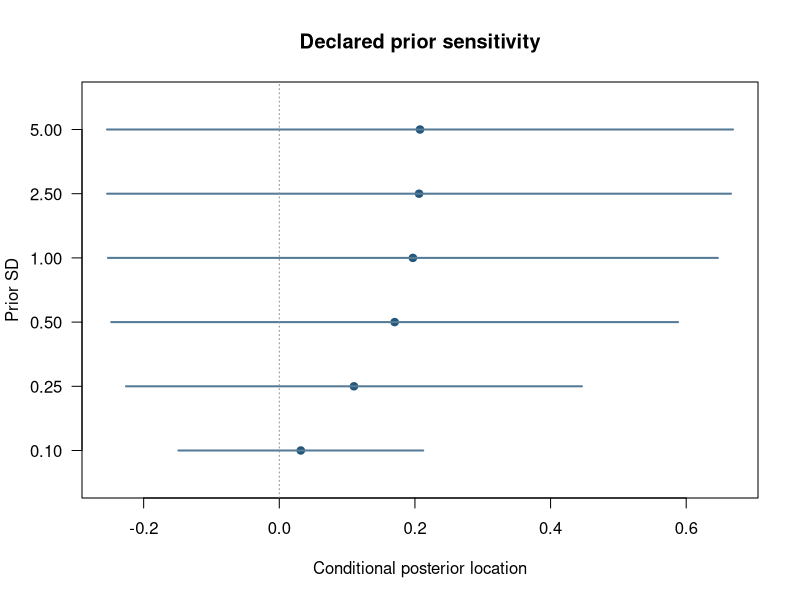
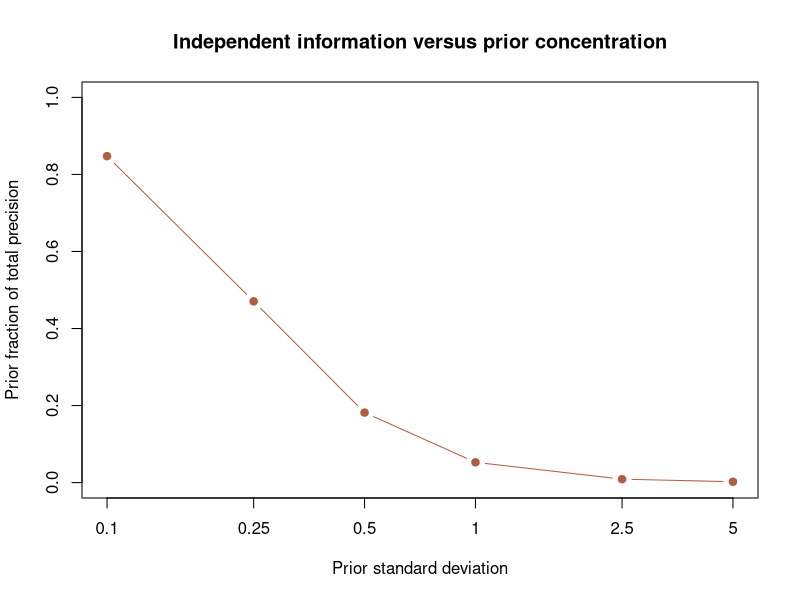

Write the R code that produced these figures, in order.
## ---- chunk 1
set.seed(20261022)
y <- stats::rnorm(18, mean = 0.35, sd = 1)
prior_sd <- c(0.10, 0.25, 0.50, 1, 2.5, 5)
posterior_sd <- sqrt(1 / (length(y) + 1 / prior_sd^2))
posterior_mean <- sum(y) / (length(y) + 1 / prior_sd^2)
q <- stats::qnorm(0.975)
tab <- data.frame(prior_sd = prior_sd, posterior_mean = posterior_mean,
                  lower = posterior_mean - q * posterior_sd,
                  upper = posterior_mean + q * posterior_sd)
stopifnot(all(tab$lower <= tab$posterior_mean),
          all(tab$posterior_mean <= tab$upper))
tab
## ---- chunk 2
graphics::plot(tab$posterior_mean, seq_along(tab$prior_sd),
  xlim = range(c(tab$lower, tab$upper)), ylim = c(0.5, nrow(tab) + 0.5),
  pch = 19, col = "#24577B", yaxt = "n",
  xlab = "Conditional posterior location", ylab = "Prior SD",
  main = "Declared prior sensitivity")
graphics::axis(2, at = seq_along(tab$prior_sd),
               labels = format(tab$prior_sd), las = 1)
graphics::segments(tab$lower, seq_along(tab$prior_sd),
                   tab$upper, seq_along(tab$prior_sd),
                   lwd = 2, col = "#567B97")
graphics::abline(v = 0, lty = 3, col = "#8E8E8E")
## ---- chunk 3
prior_precision <- 1 / prior_sd^2
posterior_precision <- length(y) + prior_precision
graphics::plot(log10(prior_sd), prior_precision / posterior_precision,
  type = "b", pch = 19, col = "#B05E43",
  xaxt = "n", ylim = c(0, 1), xlab = "Prior standard deviation",
  ylab = "Prior fraction of total precision",
  main = "Independent information versus prior concentration")
graphics::axis(1, at = log10(prior_sd), labels = prior_sd)
